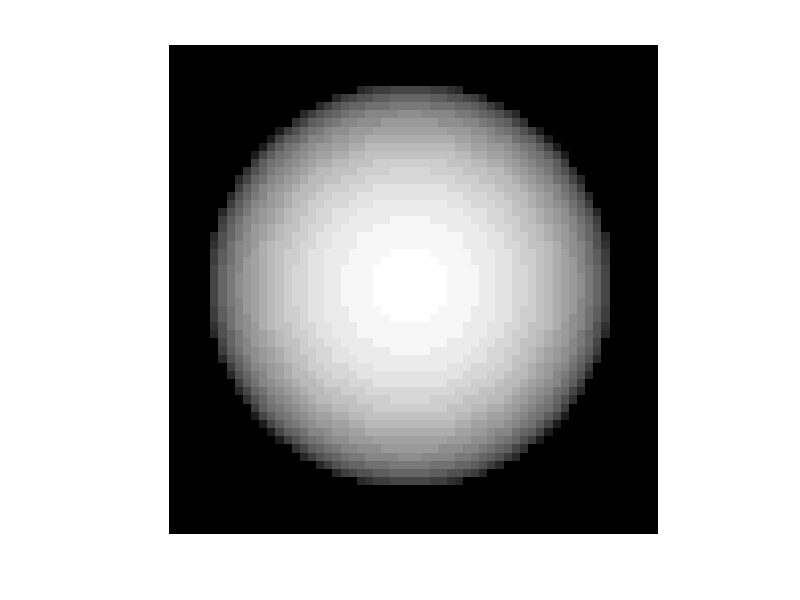

The MATLAB script that drew this image:
% Shape from Shading, 2014
% Ashwin Kachhara, Sumeet Fefar

M=60;
N=60;

radius=25;

Depth = zeros(M,N);
E = 0.2 * ones(M,N);
% p = 0 * ones(M,N);
% q = 0 * ones(M,N);
% ptemp = 0 * ones(M,N);
% qtemp = 0 * ones(M,N);
% f = 0 * ones(M,N);
% g = 0 * ones(M,N);
s=[1,1];

p_init = zeros(M,N);
q_init = zeros(M,N);
f_init = zeros(M,N);
g_init = zeros(M,N);
p_orig = zeros(M,N);
q_orig = zeros(M,N);
f_orig = zeros(M,N);
g_orig = zeros(M,N);
mask = zeros(M,N);
boundary = zeros(M,N);
for i=1:M,
    for j=1:N,
        current_radius = sqrt((i-M/2)^2 + (j-N/2)^2);
        if(current_radius < radius)
            Depth(i,j) = round(sqrt(radius^2 - (i-M/2)^2 - (j-N/2)^2));
            p = (i-M/2)/Depth(i,j);
            q = (j-N/2)/Depth(i,j);
            mask(i,j)=1;

            temp = (s(1)*p + s(2)*q + 1)/sqrt( (s(2)^2 + s(1)^2 +1) * (p^2 + q^2 +1));
            if (round(current_radius) == round(radius))
                p_init(i,j)= p;
                q_init(i,j)= q;
                boundary(i,j)=1;
            end
            p_orig(i,j) = p;
            q_orig(i,j) = q;
            if (round(current_radius) >= radius -1 && round(current_radius) < radius+1)
                f_init(i,j) = 2*p/(1+sqrt(1+p^2+q^2));
                g_init(i,j) = 2*q/(1+sqrt(1+p^2+q^2));
            end
            f_orig(i,j) = 2*p/(1+sqrt(1+p^2+q^2));
            g_orig(i,j) = 2*q/(1+sqrt(1+p^2+q^2));
            if(temp>0)
                E(i,j) = temp;
            else
                E(i,j) = 0;

            end
            
        end
    end
end


figure(1)
imshow(mat2gray(Depth));
% imshow(mat2gray(E));

save('DataFile1.mat', 'E', 's','radius','mask','boundary', 'p_init', 'q_init', 'f_init', 'g_init', 'Depth');




